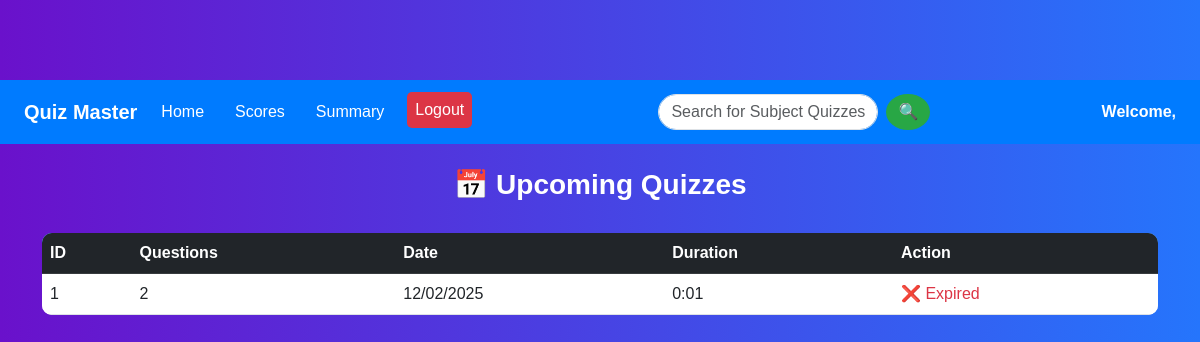
/user_dashboard (signed in), run on an earlier commit of the app's database.
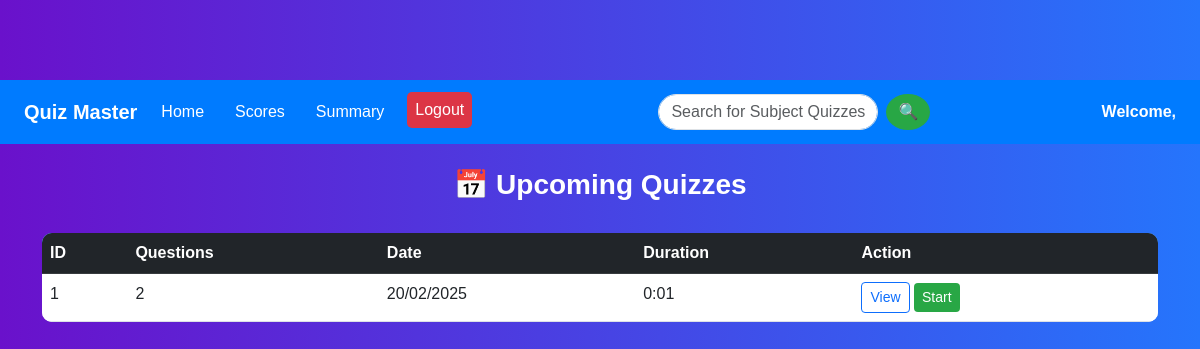
And on a later commit of the database.
### models/models.py (models this page shows, shortened)
class Quiz(db.Model):
    id=db.Column(db.Integer, primary_key=True)
    chapter_id=db.Column(db.Integer, db.ForeignKey('chapter.id'), nullable=False)
    date_of_quiz=db.Column(db.Date)
    time_duration=db.Column(db.String(10))
    remarks=db.Column(db.Text)
    questions=db.relationship('Questions', backref='quiz', lazy=True)
    scores=db.relationship('Scores', backref='quiz', lazy=True)
    def num_questions(self):
        return len(self.questions)

### app.py (the view)
@app.route('/user_dashboard', methods=['GET'])
@login_required
def user_dashboard():
    search_query = request.args.get('search')  # Retrieve search query
    user_id = current_user.id
    current_date = datetime.now().date()
    if search_query:
        subject_filter = Subject.query.filter(Subject.name.ilike(f'%{search_query}%')).all()
        chapter_filter = Chapter.query.filter(Chapter.name.ilike(f'%{search_query}%')).all()
        quizzes = []
        for subject in subject_filter:
            for chapter in subject.chapters:
                for quiz in chapter.quizzes:
                    quizzes.append(quiz)
        for chapter in chapter_filter:
            for quiz in chapter.quizzes:
                quizzes.append(quiz)
        upcoming_quizzes = list(set(quizzes))
        if not upcoming_quizzes:
            return render_template('user_dashboard.html', user_id=user_id, upcoming_quizzes=None)  # No quizzes found
    else:
        upcoming_quizzes = Quiz.query.order_by(Quiz.date_of_quiz.asc()).all()
    return render_template('user_dashboard.html', upcoming_quizzes=upcoming_quizzes, user_id=user_id,current_date=current_date)

### app.py (called while the page is built)
@login_manager.user_loader
def load_user(user_id):
    return User.query.get(int(user_id)) or Admin.query.get(int(user_id))

### templates/user_dashboard.html (shortened to what this page needs)
<!DOCTYPE html>
<html lang="en">
<head>
    <link rel="stylesheet" href="https://cdn.jsdelivr.net/npm/bootstrap@5.3.0/dist/css/bootstrap.min.css">
    <link rel="stylesheet" href="{{ url_for('static', filename='css/user_dashboard.css') }}">
</head>
<body>
    <nav class="navbar navbar-expand-lg">
        <div class="container-fluid">
            <a class="navbar-brand" href="{{ url_for('user_dashboard') }}">Quiz Master</a>
            <div class="collapse navbar-collapse justify-content-between" id="navbarNav">
                <ul class="navbar-nav">
                    <li class="nav-item"><a class="nav-link" href="{{ url_for('user_dashboard') }}">Home</a></li>
                    <li class="nav-item"><a class="nav-link" href="{{ url_for('user_scores') }}">Scores</a></li>
                    <li class="nav-item"><a class="nav-link" href="{{ url_for('user_summary', user_id=user_id) }}">Summary</a></li>
                    <li class="nav-item"><a class="nav-link logout-btn" href="{{ url_for('logout') }}">Logout</a></li>
                </ul>
                <form class="d-flex search-form" method="GET" action="{{ url_for('user_dashboard') }}">
                    <input type="text" class="form-control search-input" name="search"
                        placeholder="Search for Subject Quizzes or Chapter Quizzes" value="{{ request.args.get('search', '') }}">
                    <button type="submit" class="btn search-button">🔍</button>
                </form>
                <span class="user-welcome">Welcome, {{ current_user.name }}</span>
            </div>
        </div>
    </nav>
    <div class="container mt-4">
        <h3 class="text-center section-title">📅 Upcoming Quizzes</h3>
        {% if not upcoming_quizzes %}
        <div class="alert alert-danger text-center">🚫 No quizzes found for the searched subject or chapter.</div>
        {% else %}
        <div class="table-responsive">
            <table class="table table-hover mt-3">
                <thead class="table-dark">
                    <tr>
                        <th>ID</th>
                        <th>Questions</th>
                        <th>Date</th>
                        <th>Duration</th>
                        <th>Action</th>
                    </tr>
                </thead>
                <tbody>
                    {% for quiz in upcoming_quizzes %}
                    <tr>
                        <td>{{ quiz.id }}</td>
                        <td>{{ quiz.num_questions() }}</td>
                        <td>{{ quiz.date_of_quiz.strftime('%d/%m/%Y') }}</td>
                        <td>{{ quiz.time_duration }}</td>
                        <td>
                            {% if quiz.date_of_quiz < current_date %}
                            <span class="text-danger">❌ Expired</span>
                            {% else %}
                            <a href="{{ url_for('quiz_info', quiz_id=quiz.id) }}" class="btn btn-outline-primary btn-sm">View</a>
                            <a href="{{ url_for('start_quiz', quiz_id=quiz.id, question_index=0) }}" class="btn btn-success btn-sm">Start</a>
                            {% endif %}
                        </td>
                    </tr>
                    {% endfor %}
                </tbody>
            </table>
        </div>
        {% endif %}
    </div>
</body>
</html>

### static/css/user_dashboard.css (style rules this page uses)
body { font-family: 'Poppins', sans-serif; background: linear-gradient(to right, #6a11cb, #2575fc); color: white; margin-top: 80px; }
.section-title { color: white !important; font-weight: bold; }
.navbar { background-color: #007bff; padding: 12px; }
.navbar-brand { color: white; font-weight: bold; }
.navbar-nav .nav-link { color: white; margin-right: 15px; }
.navbar-nav .logout-btn { background-color: #dc3545; padding: 6px 12px; border-radius: 5px; color: white; }
.search-form { display: flex; align-items: center; }
.search-input { border-radius: 20px; padding: 5px 12px; width: 220px; }
.search-button { background-color: #28a745; color: white; border-radius: 50%; margin-left: 8px; padding: 6px 12px; border: none; cursor: pointer; }
.user-welcome { font-size: 1rem; color: white; font-weight: bold; }
.section-title { font-weight: bold; color: #007bff; margin-bottom: 15px; }
.table { background: white; border-radius: 10px; overflow: hidden; }
.table thead { background-color: #007bff; color: white; }
.btn-success { background-color: #28a745; border: none; }

What changed in the data, as far as the page shows it:
changed Quiz id 1: date_of_quiz "12/02/2025" → "20/02/2025"; date_of_quiz "❌ Expired" → "View Start"
